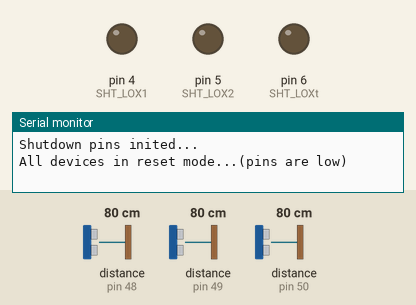
Recording of a sketch running on a simulated Arduino Uno, built with avr-gcc and run on an emulated ATmega328P. Parts: output pins drawn as LEDs (lit = HIGH), the last lines printed to the serial monitor. The inputs (shaded band) are chosen by the test bench; at power-on: distance to the obstacle (sensors on pin 48, pin 50, pin 49) 80 cm.

Above: at 0.01 s.
At 1.2 s:
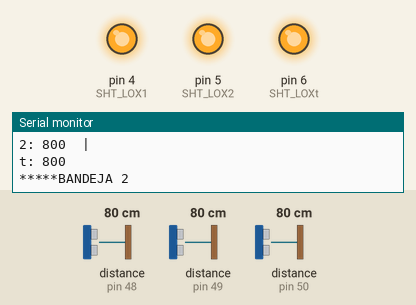
1.3 s: distance to the obstacle (sensor on pin 48) set to 250 cm
3.0 s: distance to the obstacle (sensor on pin 50) set to 2 cm
4.6 s: distance to the obstacle (sensor on pin 49) set to 250 cm
7.6 s: distance to the obstacle (sensor on pin 50) set to 120 cm
Timing chart, 0 to 10.6 s (numbered marks = the images above; inputs shaded):
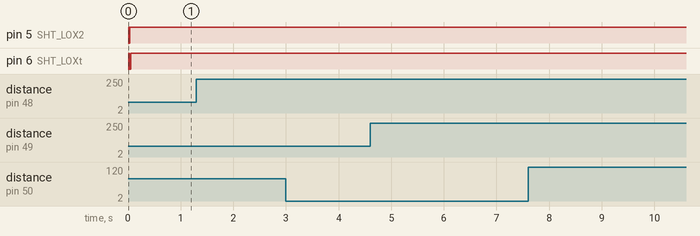

The sketch:

test_bar_traffic.ino
```cpp
#include "Adafruit_VL53L0X.h"

//I2C Address
#define LOX1_ADDRESS 0x30
#define LOX2_ADDRESS 0x31
#define LOXt_ADDRESS 0x32

//Set the pins to shutdown
#define SHT_LOX1 4
#define SHT_LOX2 5
#define SHT_LOXt 6

//Objects for the vl53l0x
Adafruit_VL53L0X lox1 = Adafruit_VL53L0X();
Adafruit_VL53L0X lox2 = Adafruit_VL53L0X();
Adafruit_VL53L0X loxt = Adafruit_VL53L0X();

//Variables to hold the measurement
VL53L0X_RangingMeasurementData_t measure1;
VL53L0X_RangingMeasurementData_t measure2;
VL53L0X_RangingMeasurementData_t measuret;

unsigned int trayDetection = 0;

void setup() {

  //SERIAL
  Serial.begin(115200);
  // wait until serial port opens for native USB devices
  while (! Serial) {
    delay(1);
  }

  //HAND DETECTION BAR
  setOutputsLow();
  setAddress();

  //WEIGHT
  //...

}

void loop() {

  //HAND BAR
  read_hand_bar();

  //WEIGHT
  //...

}


//FUNCTIONS

void setOutputsLow() {
  pinMode(SHT_LOX1, OUTPUT);
  pinMode(SHT_LOX2, OUTPUT);
  pinMode(SHT_LOXt, OUTPUT);

  Serial.println("Shutdown pins inited...");

  digitalWrite(SHT_LOX1, LOW);
  digitalWrite(SHT_LOX2, LOW);
  digitalWrite(SHT_LOXt, LOW);

  Serial.println("All devices in reset mode...(pins are low)");
}

void setAddress() {
  //All reset
  digitalWrite(SHT_LOX1, LOW);
  digitalWrite(SHT_LOX2, LOW);
  digitalWrite(SHT_LOXt, LOW);

  delay(10);

  //All unreset
  digitalWrite(SHT_LOX1, HIGH);
  digitalWrite(SHT_LOX2, HIGH);
  digitalWrite(SHT_LOXt, HIGH);

  delay(10);

  //Activating LOX1 and reseting the other devices
  digitalWrite(SHT_LOX1, HIGH);
  digitalWrite(SHT_LOX2, LOW);
  digitalWrite(SHT_LOXt, LOW);

  //Initing LOX1
  if (!lox1.begin(LOX1_ADDRESS)) {
    Serial.println(F("Failed to boot VL53L0X 1"));
    while (1);
  }
  delay(10);

  //Activating LOX2
  digitalWrite(SHT_LOX2, HIGH);
  delay(10);

  //Initing LOX2
  if (!lox2.begin(LOX2_ADDRESS)) {
    Serial.println(F("Failed to boot VL53L0X 2"));
    while (1);
  }
  delay(10);

  //Activating LOXt
  digitalWrite(SHT_LOXt, HIGH);
  delay(10);

  //Initing LOXt
  if (!loxt.begin(LOXt_ADDRESS)) {
    Serial.println(F("Failed to boot VL53L0X for traffic"));
    while (1);
  }

  Serial.println("All addresses set!");
}

void read_hand_bar() {


  lox1.rangingTest(&measure1, false); // pass in 'true' to get debug data printout!
  lox2.rangingTest(&measure2, false); // pass in 'true' to get debug data printout!
  loxt.rangingTest(&measuret, false); // pass in 'true' to get debug data printout!

  // print sensor one reading
  Serial.print("1: ");
  if (measure1.RangeStatus != 4) {    // if not out of range
    Serial.print(measure1.RangeMilliMeter);
  } else {
    Serial.print("Out of range");
  }

  Serial.println("  |  ");

  // print sensor two reading
  Serial.print("2: ");
  if (measure2.RangeStatus != 4) {
    Serial.print(measure2.RangeMilliMeter);
  } else {
    Serial.print("Out of range");
  }

  Serial.println("  |  ");

  // print sensor traffic reading
  Serial.print("t: ");
  if (measuret.RangeStatus != 4) {
    Serial.print(measuret.RangeMilliMeter);
  } else {
    Serial.print("Out of range");
  }

  Serial.println();


  if (measure1.RangeMilliMeter < 410 || measure2.RangeMilliMeter < 410) {
    //Serial.println("****************BANDEJA 1");
    if (trayDetection != 1 || trayDetection == 0) trayDetection = 1;
    else if (trayDetection == 1) Serial.println("*****BANDEJA 1");
  }

  else if (measure1.RangeMilliMeter < 820 || measure2.RangeMilliMeter < 820) {
    //Serial.println("****************BANDEJA 2");
    if (trayDetection != 2 || trayDetection == 0) trayDetection = 2;
    else if (trayDetection == 2) Serial.println("*****BANDEJA 2");
  }

  else if (measure1.RangeMilliMeter < 1050 || measure2.RangeMilliMeter < 1050) {
    //Serial.println("****************BANDEJA 3");
    if (trayDetection != 3 || trayDetection == 0) trayDetection = 3;
    else if (trayDetection == 3) Serial.println("*****BANDEJA 3");
  }
  else trayDetection = 0;


  if (measuret.RangeMilliMeter < 500) {
    Serial.println("****************TRANSITO");
  }

  //delay(500);
}
```
